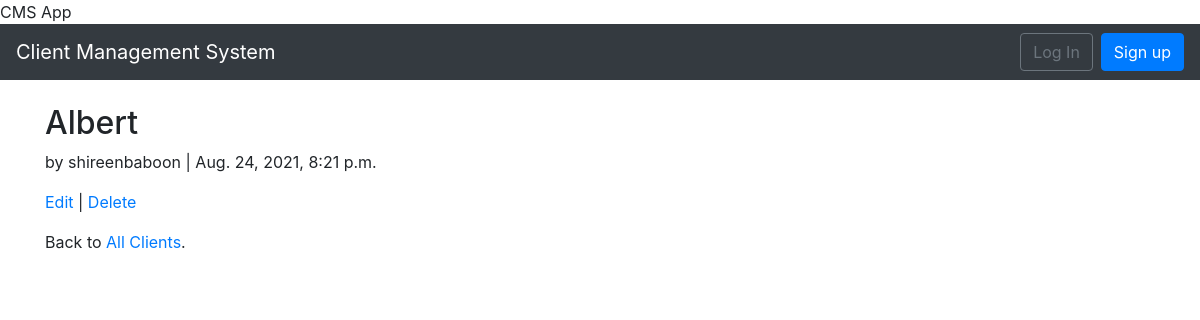
Page /clients/2/ on the committed database.
### clients/models.py (models this page shows, shortened)
class Client(models.Model):
    name = models.CharField(max_length=50,blank=False, null=False, default=' ')
    address = models.CharField(max_length=50, blank=True, null=True,default=' ')
    city = models.CharField(max_length=50, default=' ')
    state = models.CharField(max_length=50, default='NE')
    zipcode = models.CharField(max_length=10, default='00000')
    email = models.EmailField(max_length=100, default=' ')
    cell_phone = models.CharField(max_length=50,default='(402)000-0000')
    acct_number = models.CharField(max_length=50,blank=True, null=True, default='00000')
    notes = models.TextField()
    date = models.DateTimeField(auto_now_add=True)
    author = models.ForeignKey(
        get_user_model(),
        on_delete=models.CASCADE,
    )

### users/models.py (models this page shows)
class CustomUser(AbstractUser):
    department = models.CharField(max_length=50, default=' ', null=True, blank=True)
    employee_cell_phone = models.CharField (max_length=50, default=' ', null=True, blank=True)

### clients/views.py (the view)
# urls.py: path('<int:pk>/', ClientDetailView.as_view(), name='client_detail'),
class ClientDetailView(DetailView):
    model = Client
    template_name = 'client_detail.html'
    login_url = 'login'

### clients/templates/client_detail.html (shortened to what this page needs)
{% extends 'base.html' %}
{% block content %}
<div class="client-entry">
  <h2>{{ object.name }}</h2>
    <p>by {{ object.author }} | {{ object.date }}</p>
  </div>
  <p><a href="{% url 'client_edit' client.pk %}">Edit</a> | <a href="{% url 'client_delete' client.pk %}">Delete</a></p>
  <p>Back to <a href="{% url 'client_list' %}">All Clients</a>.</p>
{% endblock content %}

### rows in the picture
Client: name "Albert", author "shireenbaboon", date "Aug. 24, 2021, 8:21 p.m."
